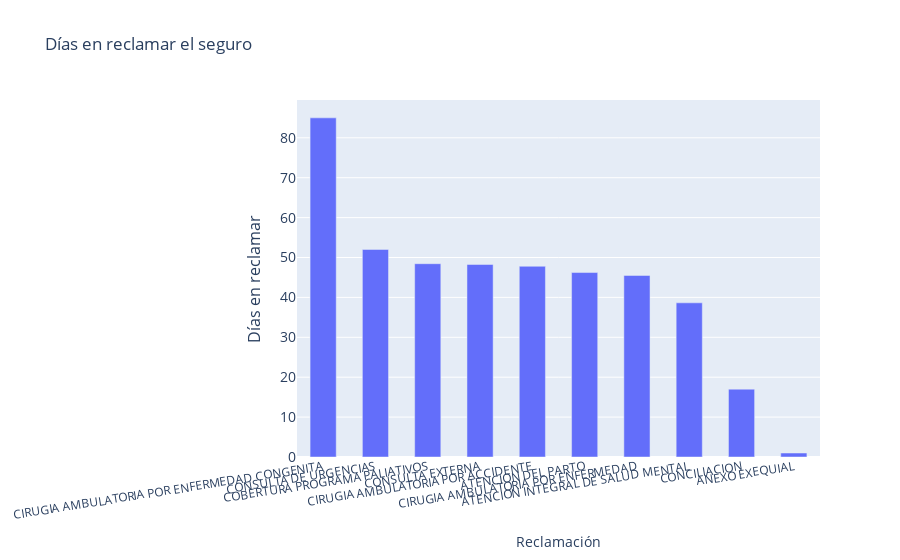

The cell this chart's notebook holds for it:
### Code cell
# Agrupación por reclamación
cantidad_utilizaciones_por_reclamacion = (
    df.groupby("Reclamacion_Desc")["Días_en_reclamar"].mean().head(10)
)

# Datos por precio de forma descendente
cantidad_utilizaciones_por_reclamacion_sorted = (
    cantidad_utilizaciones_por_reclamacion.sort_values(ascending=False)
)

# Grafica
import plotly.express as px

fig = px.bar(
    x=cantidad_utilizaciones_por_reclamacion_sorted.index,
    y=cantidad_utilizaciones_por_reclamacion_sorted,
    title="Días en reclamar el seguro",
    labels={"x": "Reclamación", "y": "Días en reclamar"},
)

fig.update_layout(
    xaxis_tickangle=-9,
    yaxis=dict(
        title="Días en reclamar",
        titlefont_size=16,
        tickfont_size=14,
    ),
    bargap=0.5,  # Ajusta este valor según tus preferencias
)

fig.show()

### Figure 1 — Plotly figure (JSON) as saved in the notebook; plotly's stock layout.template omitted (floating-point values rounded to 4 significant figures)
{"data": [{"alignmentgroup": "True", "hovertemplate": "Reclamación=%{x}<br>Días en reclamar=%{y}<extra></extra>", "legendgroup": "", "marker": {"color": "#636efa", "pattern": {"shape": ""}}, "name": "", "offsetgroup": "", "orientation": "v", "showlegend": false, "textposition": "auto", "type": "bar", "x": ["CIRUGIA AMBULATORIA POR ENFERMEDAD CONGENITA", "CONSULTA DE URGENCIAS", "COBERTURA PROGRAMA PALIATIVOS", "CONSULTA EXTERNA", "CIRUGIA AMBULATORIA POR ACCIDENTE", "ATENCION DEL PARTO", "CIRUGIA AMBULATORIA POR ENFERMEDAD", "ATENCION INTEGRAL DE SALUD MENTAL", "CONCILIACION", "ANEXO EXEQUIAL"], "xaxis": "x", "y": [85, 52.02, 48.45, 48.25, 47.8, 46.23, 45.5, 38.64, 17, 1], "yaxis": "y"}], "layout": {"bargap": 0.5, "barmode": "relative", "legend": {"tracegroupgap": 0}, "title": {"text": "Días en reclamar el seguro"}, "xaxis": {"anchor": "y", "domain": [0, 1], "tickangle": -9, "title": {"text": "Reclamación"}}, "yaxis": {"anchor": "x", "domain": [0, 1], "tickfont": {"size": 14}, "title": {"font": {"size": 16}, "text": "Días en reclamar"}}}}
